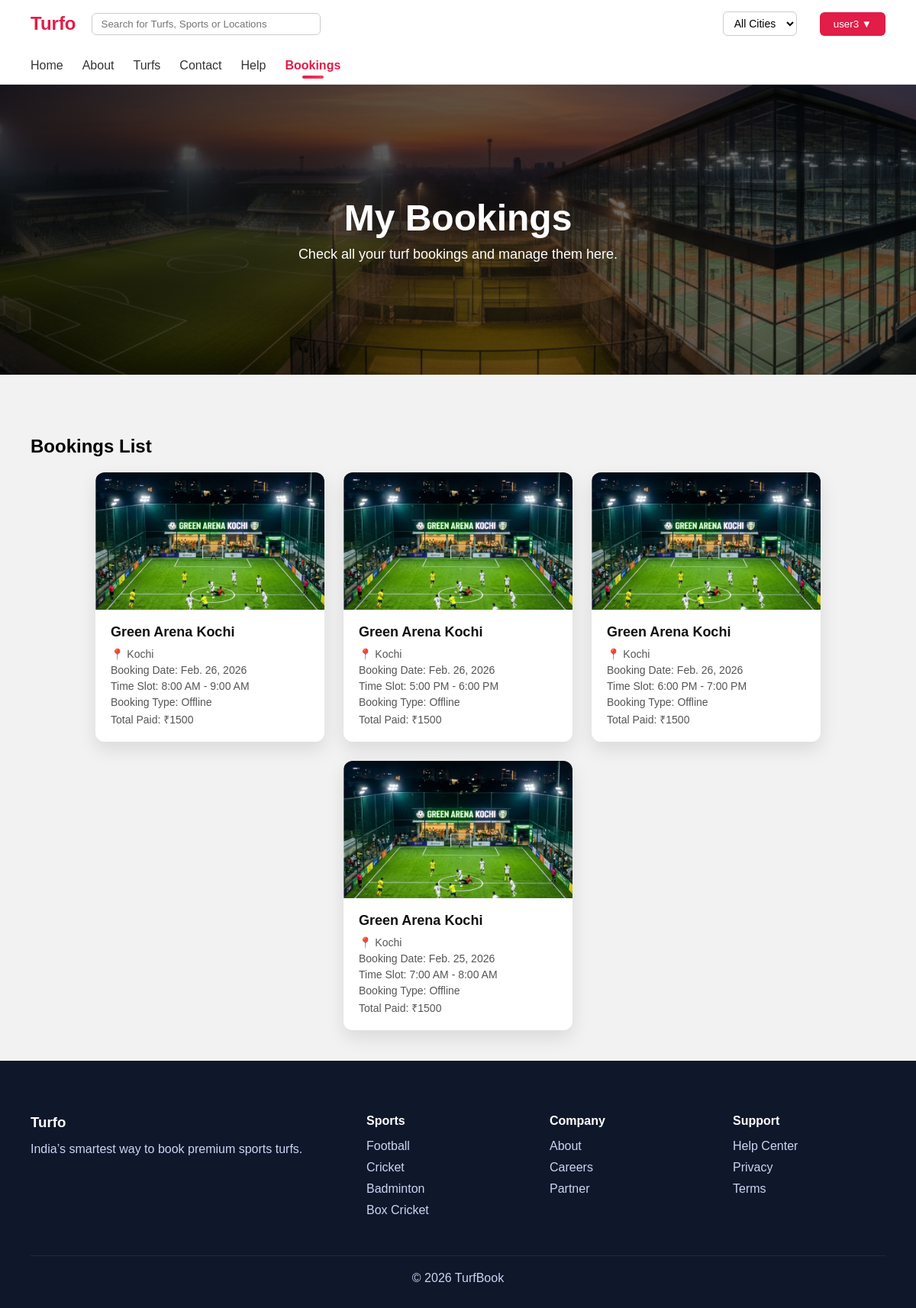
The app's page /UserApp/user_booking/ (signed in), older data.
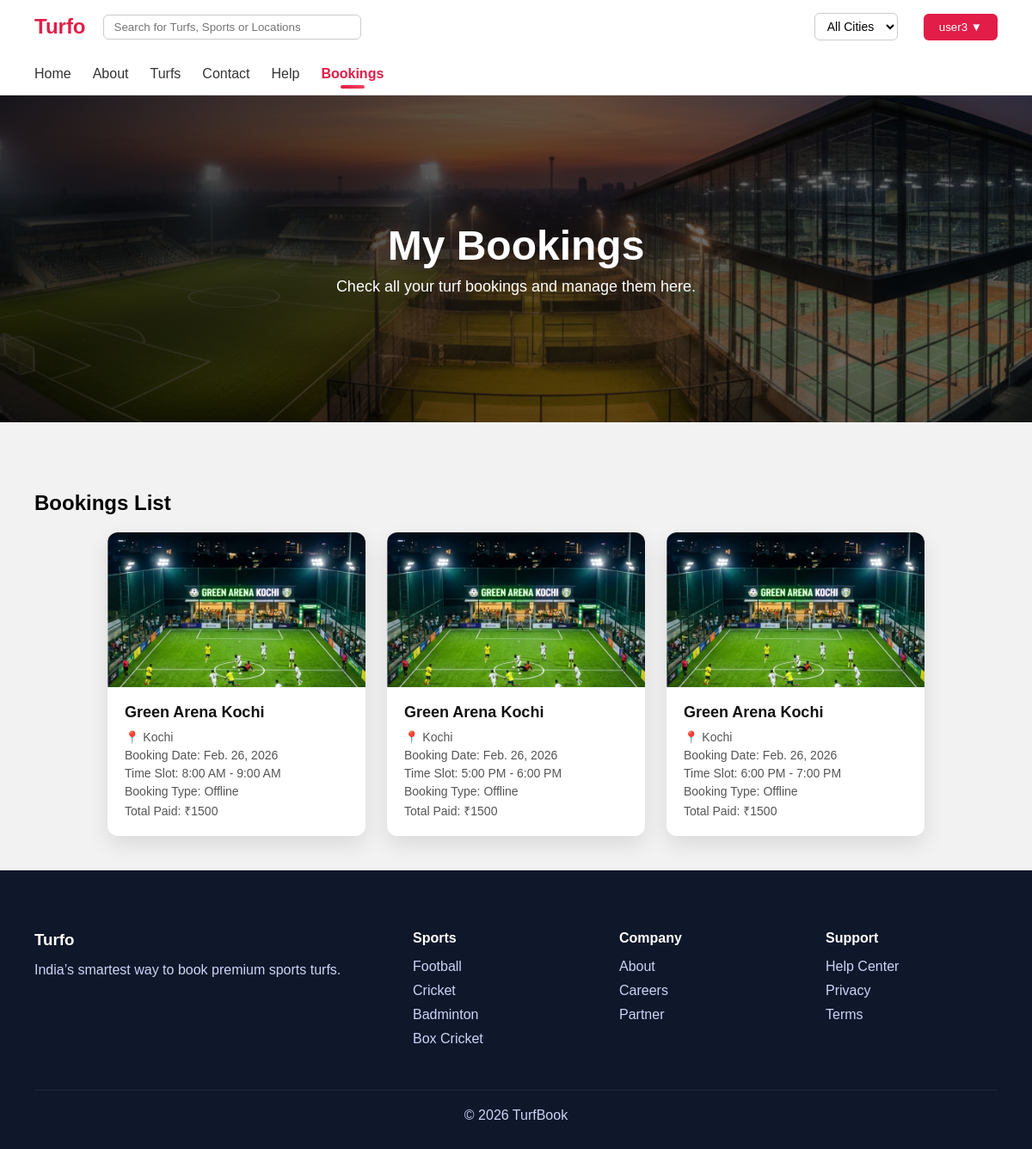
The same page, newer data.
### UserApp/models.py (models this page shows)
class BookingDb(models.Model):
    BOOKING_TYPE = [
        ('Online', 'Online'),
        ('Offline', 'Offline'),
    ]
    turf = models.ForeignKey(TurfDb, on_delete=models.CASCADE)
    user = models.ForeignKey(User, on_delete=models.CASCADE)
    user_phone = models.CharField(max_length=15, null=True, blank=True)
    booking_date = models.DateField()
    slot = models.CharField(max_length=50)
    customer_name = models.CharField(max_length=100, null=True, blank=True)
    booking_type = models.CharField(max_length=10, choices=BOOKING_TYPE, default='Online')
    total_price = models.IntegerField()
    created_at = models.DateTimeField(auto_now_add=True)
    class Meta:
        unique_together = ('turf', 'booking_date', 'slot')

### Owner_App/models.py (models this page shows)
class TurfDb(models.Model):
    Turf_name = models.CharField(max_length=100)
    Sport = models.CharField(max_length=100)
    Owner = models.CharField()
    City = models.CharField()
    Location = models.CharField(max_length=300)
    Price_per_hour = models.IntegerField()
    Description = models.CharField(max_length=400)
    Size = models.CharField(max_length=50)
    Turf_image1 = models.ImageField(upload_to='turfs_image')
    Turf_image2 = models.ImageField(upload_to='turfs_image')

### UserApp/views.py (the view)
# urls.py: path('user_booking/',views.user_booking,name="user_booking"),
def user_booking(request):
    username=request.session['username']
    user = User.objects.get(username=username)
    item=BookingDb.objects.filter(user=user).order_by('-booking_date')
    return render(request,"Bookings.html",{"item":item,"active_page":"booking"})

### UserApp/templates/Bookings.html (shortened to what this page needs)
{% extends 'Home.html' %}
{% load static %}
{% block content %}
<section class="banner"
        style="background: linear-gradient(to right, rgba(0,0,0,0.75), rgba(0,0,0,0.5)),
        url('{% static "images/home2.png" %}') center/cover no-repeat;">
    <div class="banner-container">
        <h1>My Bookings</h1>
        <p>Check all your turf bookings and manage them here.</p>
    </div>
</section>
<section class="section">
    <div class="section-header">
        <h2>Bookings List</h2>
    </div>
    {% if item %}
    <div class="booking-grid">
        {% for b in item %}
        <div class="booking-card">
            <div class="card-img">
                <img src="{{ b.turf.Turf_image1.url }}" alt="{{ b.turf.Turf_name }}">
            </div>
            <div class="card-content">
                <h3>{{ b.turf.Turf_name }}</h3>
                <p>📍 {{ b.turf.City }}</p>
                <p>Booking Date: {{ b.booking_date }}</p>
                <p>Time Slot: {{ b.slot }}</p>
                <p>Booking Type: {{ b.booking_type }}</p>
                <p>Total Paid: ₹{{ b.total_price }}</p>
            </div>
        </div>
        {% endfor %}
    </div>
    {% else %}
    <p style="text-align:center; margin-top:40px;">You have no bookings yet. Explore turfs and book your slot!</p>
    {% endif %}
</section>
{% endblock %}

Row changes from the older to the newer data that the page shows:
removed BookingDb: turf.Turf_image1 (picture), turf.Turf_name "Green Arena Kochi", turf.City "Kochi", booking_date "Feb. 25, 2026", slot "7:00 AM - 8:00 AM", booking_type "Offline", total_price "1500"
